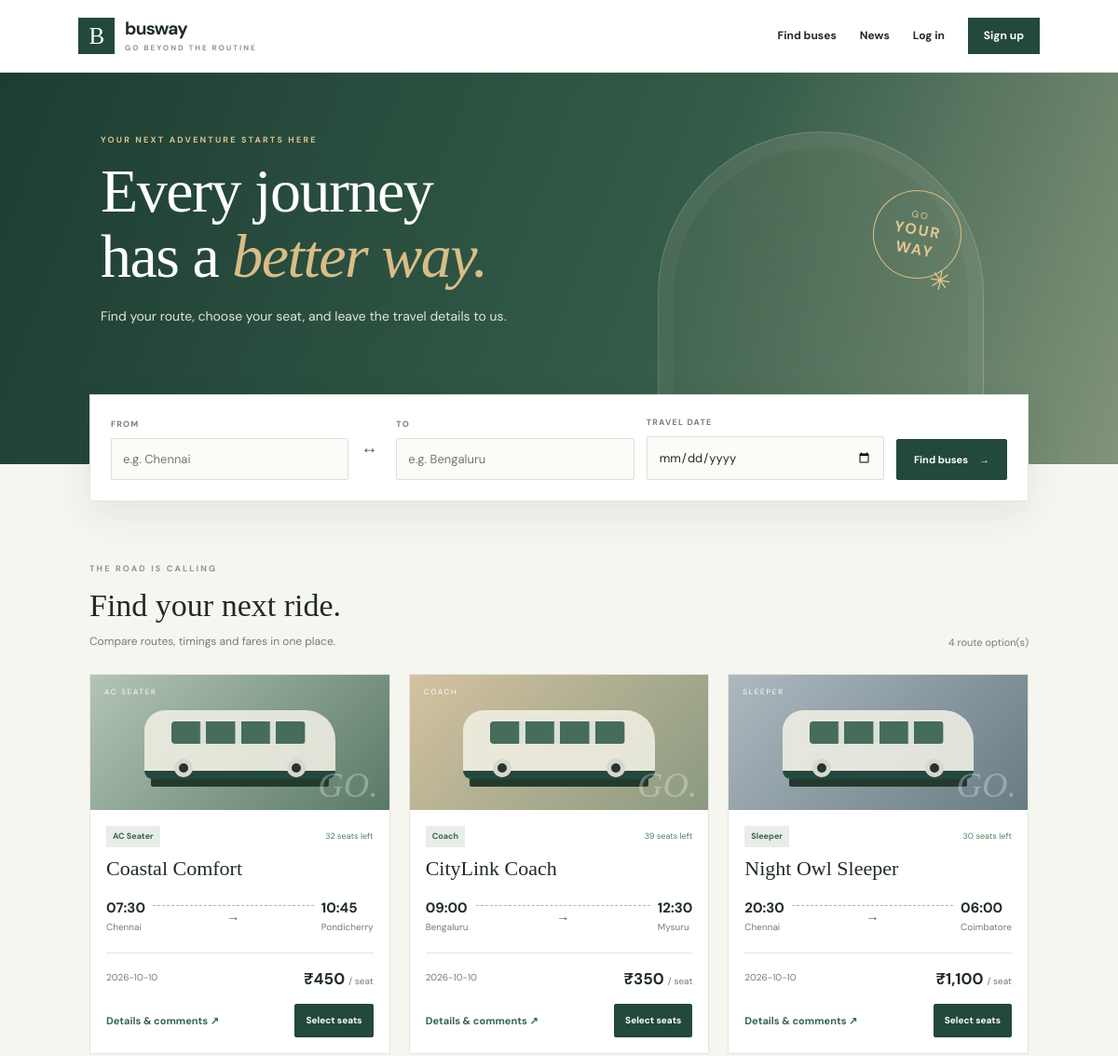
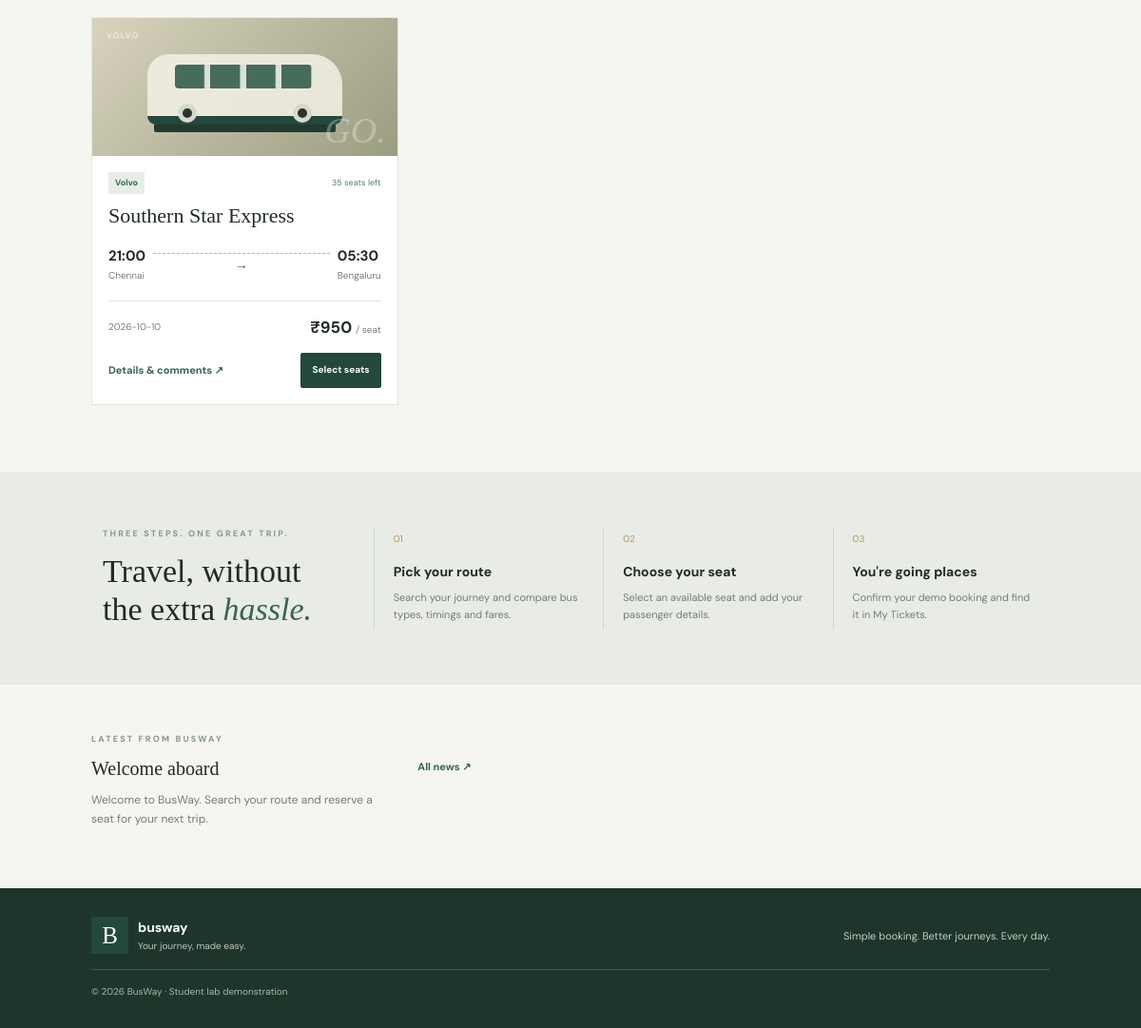
The page / on the database its author committed (2 pictures, top to bottom).
### tables this page shows
CREATE TABLE categories(
            id INTEGER PRIMARY KEY AUTOINCREMENT,
            name TEXT NOT NULL UNIQUE,
            description TEXT NOT NULL DEFAULT ''
        );

CREATE TABLE buses(
            id INTEGER PRIMARY KEY AUTOINCREMENT,
            name TEXT NOT NULL,
            category_id INTEGER NOT NULL REFERENCES categories(id),
            source TEXT NOT NULL,
            destination TEXT NOT NULL,
            departure TEXT NOT NULL,
            arrival TEXT NOT NULL,
            travel_date TEXT NOT NULL,
            price REAL NOT NULL CHECK(price >= 0),
            total_seats INTEGER NOT NULL CHECK(total_seats > 0),
            photo_url TEXT NOT NULL DEFAULT '',
            description TEXT NOT NULL DEFAULT '',
            active INTEGER NOT NULL DEFAULT 1
        );

CREATE TABLE news(
            id INTEGER PRIMARY KEY AUTOINCREMENT,
            title TEXT NOT NULL,
            body TEXT NOT NULL,
            created_at TEXT NOT NULL DEFAULT CURRENT_TIMESTAMP
        );

### BusTicketBookingSystem/app.py (the view)
@app.route("/")
def index():
    source = request.args.get("source", "").strip()
    destination = request.args.get("destination", "").strip()
    travel_date = request.args.get("travel_date", "").strip()
    sql = """SELECT b.*,c.name AS category_name FROM buses b
             JOIN categories c ON c.id=b.category_id WHERE b.active=1"""
    params = []
    if source:
        sql += " AND lower(b.source) LIKE lower(?)"; params.append(f"%{source}%")
    if destination:
        sql += " AND lower(b.destination) LIKE lower(?)"; params.append(f"%{destination}%")
    if travel_date:
        sql += " AND b.travel_date=?"; params.append(travel_date)
    sql += " ORDER BY b.travel_date,b.departure"
    with db() as con:
        buses = con.execute(sql, params).fetchall()
        news_items = con.execute("SELECT * FROM news ORDER BY created_at DESC LIMIT 3").fetchall()
    bus_cards = []
    for bus in buses:
        bus_cards.append({"bus": bus, "available": max(0, bus["total_seats"] - len(occupied_seats(bus["id"])))})
    return render_template("index.html", buses=bus_cards, news_items=news_items,
                           source=source, destination=destination, travel_date=travel_date)

### BusTicketBookingSystem/app.py (called while the page is built)
def db():
    con = sqlite3.connect(DB_PATH)
    con.row_factory = sqlite3.Row
    con.execute("PRAGMA foreign_keys=ON")
    return con

def user_now():
    if not session.get("user_id"):
        return None
    with db() as con:
        return con.execute("SELECT id,name,email,role FROM users WHERE id=?", (session["user_id"],)).fetchone()

def occupied_seats(bus_id, exclude_booking=None):
    sql = "SELECT seats FROM bookings WHERE bus_id=? AND status='Confirmed'"
    params = [bus_id]
    if exclude_booking:
        sql += " AND id != ?"
        params.append(exclude_booking)
    with db() as con:
        rows = con.execute(sql, params).fetchall()
    occupied = set()
    for row in rows:
        occupied.update(s.strip() for s in row["seats"].split(",") if s.strip())
    return occupied

@app.context_processor
def inject_globals():
    return {"current_user": user_now(), "today": date.today().isoformat()}

### BusTicketBookingSystem/templates/index.html
{% extends "base.html" %}{% block title %}BusWay | Find your next ride{% endblock %}{% block content %}
<section class="hero"><div class="hero-content"><span class="eyebrow">YOUR NEXT ADVENTURE STARTS HERE</span><h1>Every journey<br>has a <em>better way.</em></h1><p>Find your route, choose your seat, and leave the travel details to us.</p></div><div class="hero-stamp">GO<br><b>YOUR<br>WAY</b><span>✳</span></div>
<form class="search-card" method="get" action="{{ url_for('index') }}"><label>FROM<input name="source" placeholder="e.g. Chennai" value="{{ source }}" required></label><span class="swap">↔</span><label>TO<input name="destination" placeholder="e.g. Bengaluru" value="{{ destination }}" required></label><label>TRAVEL DATE<input type="date" name="travel_date" min="{{ today }}" value="{{ travel_date }}" required></label><button class="button" type="submit">Find buses <span>→</span></button></form></section>
<section class="section"><div class="section-head"><div><span class="eyebrow">THE ROAD IS CALLING</span><h2>Find your next ride.</h2><p>Compare routes, timings and fares in one place.</p></div><span class="route-count">{{ buses|length }} route option(s)</span></div>
<div class="bus-grid">{% for item in buses %}{% set b=item.bus %}<article class="bus-card"><div class="bus-art art-{{ loop.index }}"><span class="bus-art-label">{{ b.category_name|upper }}</span><span class="bus-art-wheel wheel-one"></span><span class="bus-art-wheel wheel-two"></span><span class="bus-art-word">GO.</span></div><div class="bus-card-body"><div class="card-top"><span class="category">{{ b.category_name }}</span><span class="available">{{ item.available }} seats left</span></div><h3>{{ b.name }}</h3><div class="route"><div><strong>{{ b.departure }}</strong><small>{{ b.source }}</small></div><div class="route-line"><span>→</span></div><div><strong>{{ b.arrival }}</strong><small>{{ b.destination }}</small></div></div><div class="bus-meta"><span>{{ b.travel_date }}</span><strong>₹{{ "{:,.0f}".format(b.price) }} <small>/ seat</small></strong></div><div class="card-actions"><a class="text-link" href="{{ url_for('bus_detail',bus_id=b.id) }}">Details & comments ↗</a><a class="button button-small" href="{{ url_for('book',bus_id=b.id) }}">Select seats</a></div></div></article>{% else %}<div class="empty-state"><h2>No buses found</h2><p>Try a different route or travel date.</p><a class="button" href="{{ url_for('index') }}">Show all buses</a></div>{% endfor %}</div></section>
<section class="how"><div><span class="eyebrow">THREE STEPS. ONE GREAT TRIP.</span><h2>Travel, without<br>the extra <em>hassle.</em></h2></div><div class="how-step"><span>01</span><h3>Pick your route</h3><p>Search your journey and compare bus types, timings and fares.</p></div><div class="how-step"><span>02</span><h3>Choose your seat</h3><p>Select an available seat and add your passenger details.</p></div><div class="how-step"><span>03</span><h3>You're going places</h3><p>Confirm your demo booking and find it in My Tickets.</p></div></section>
{% if news_items %}<section class="news-strip"><span class="eyebrow">LATEST FROM BUSWAY</span><div class="news-list">{% for item in news_items %}<article><h3>{{ item.title }}</h3><p>{{ item.body }}</p></article>{% endfor %}<a class="text-link" href="{{ url_for('news_page') }}">All news ↗</a></div></section>{% endif %}
{% endblock %}

### BusTicketBookingSystem/templates/base.html (shortened to what this page needs)
<!doctype html><html lang="en"><head><meta charset="utf-8"><meta name="viewport" content="width=device-width, initial-scale=1">
<title>{% block title %}BusWay{% endblock %}</title><link rel="stylesheet" href="{{ url_for('static',filename='style.css') }}"></head><body>
<header class="topbar"><a class="brand" href="{{ url_for('index') }}"><span class="brand-icon">B</span><span>busway<small>GO BEYOND THE ROUTINE</small></span></a><nav>
<a href="{{ url_for('index') }}">Find buses</a><a href="{{ url_for('news_page') }}">News</a>
{% if current_user %}{% if current_user.role=='admin' %}<a href="{{ url_for('admin_dashboard') }}">Admin</a>{% else %}<a href="{{ url_for('my_bookings') }}">My tickets</a><a href="{{ url_for('profile') }}">Profile</a>{% endif %}<a class="nav-cta" href="{{ url_for('logout') }}">Log out</a>
{% else %}<a href="{{ url_for('login') }}">Log in</a><a class="nav-cta" href="{{ url_for('register') }}">Sign up</a>{% endif %}
</nav></header><main>
{% block content %}{% endblock %}</main><footer><div class="foot-brand"><span class="brand-icon">B</span><div><strong>busway</strong><small>Your journey, made easy.</small></div></div><p>Simple booking. Better journeys. Every day.</p><small>© 2026 BusWay · Student lab demonstration</small></footer></body></html>

### rows shown on the page
categories: category_name "AC SEATER", category_name "AC Seater"
buses: name "Coastal Comfort", departure "07:30", source "Chennai", arrival "10:45", destination "Pondicherry", travel_date "2026-10-10", price "450"
categories: category_name "COACH", category_name "Coach"
buses: name "CityLink Coach", departure "09:00", source "Bengaluru", arrival "12:30", destination "Mysuru", travel_date "2026-10-10", price "350"
categories: category_name "SLEEPER", category_name "Sleeper"
buses: name "Night Owl Sleeper", departure "20:30", source "Chennai", arrival "06:00", destination "Coimbatore", travel_date "2026-10-10", price "1,100"
categories: category_name "VOLVO", category_name "Volvo"
buses: name "Southern Star Express", departure "21:00", source "Chennai", arrival "05:30", destination "Bengaluru", travel_date "2026-10-10", price "950"
news: title "Welcome aboard", body "Welcome to BusWay. Search your route and reserve a seat for your next trip."

### other values the page prints
{{ buses|length }} "4"
{{ item.available }} "32" "39" "30" "35"
